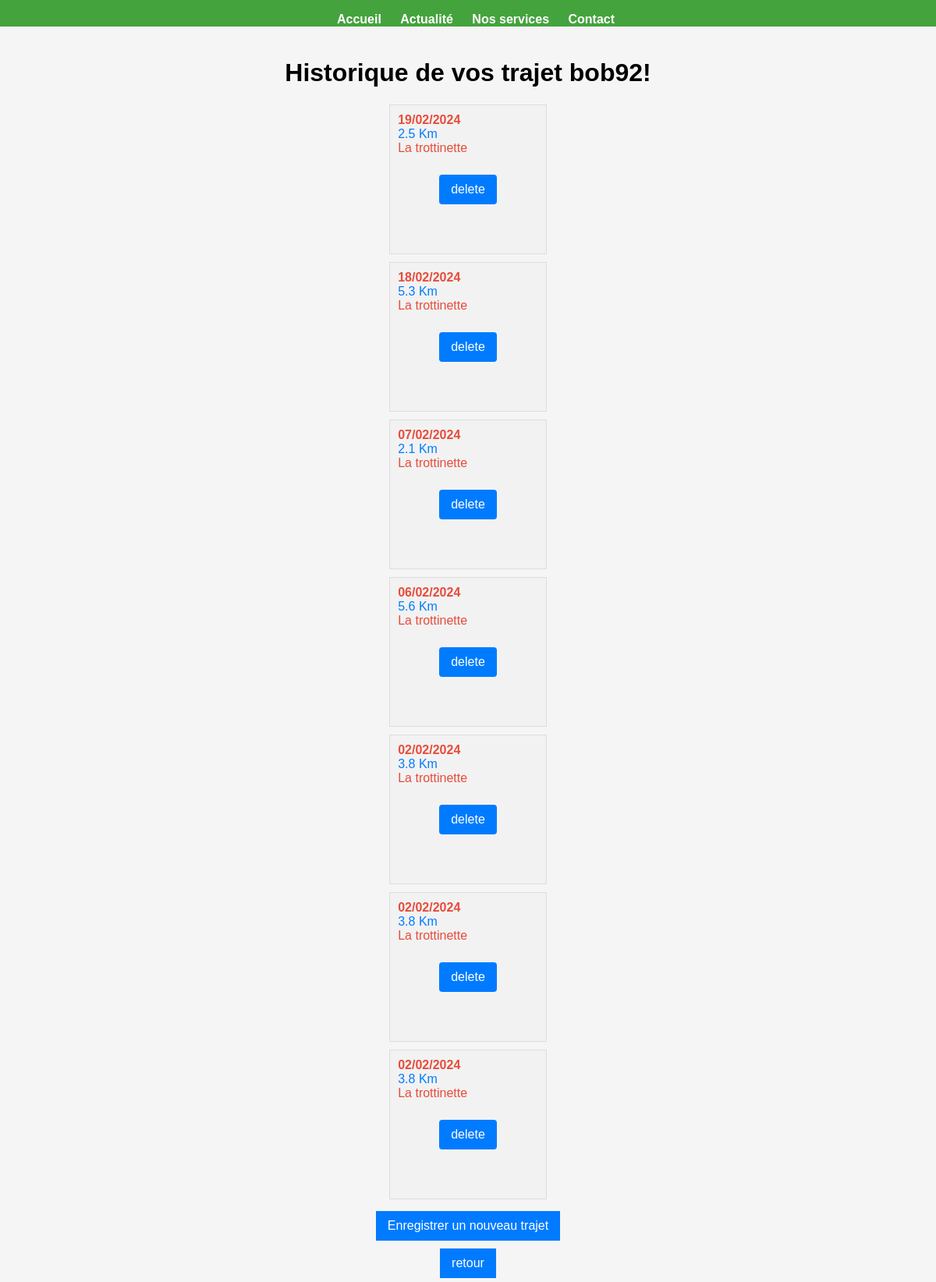
Page /controllers/controler_history.php (signed in) on the committed database.
### tables this page shows
CREATE TABLE `ride` (
  `ride_id` int NOT NULL,
  `ride_date` date NOT NULL,
  `ride_distance` float NOT NULL,
  `ride_photo` varchar(50) DEFAULT NULL,
  `user_id` int NOT NULL,
  `transport_id` int NOT NULL
);

CREATE TABLE `transport` (
  `transport_id` int NOT NULL,
  `transport_type` varchar(50) NOT NULL
);

### controllers/controler_history.php (called while the page is built, shortened)
<?php
    require_once("../models/ride.php");
    $ride = ride::getHistory($_SESSION['user']['user_id']);
    include"../views/view_history.php";

### models/ride.php (called while the page is built, shortened)
<?php
class ride
{
    private static $db;
    public static function initDatabase()
    {
        if (!isset(self::$db)) {
            self::$db = new PDO("mysql:host=localhost;dbname=" . DBNAME, DBUSER, DBPASSWORD);
            self::$db->setAttribute(PDO::ATTR_ERRMODE, PDO::ERRMODE_EXCEPTION);
        }
    }
    public static function getHistory($user_id)
    {
        try {
            $sql = "SELECT *, DATE_FORMAT(`ride_date`, '%d/%m/%Y') AS date_FR
            FROM ride
            NATURAL JOIN transport
            WHERE ride.user_id = :user_id
            ORDER BY ride.ride_date DESC";
            $query = self::$db->prepare($sql);
            $query->bindValue(':user_id', $user_id, PDO::PARAM_INT);
            $query->execute();
            return $query->fetchAll(PDO::FETCH_ASSOC);
        } catch (PDOException $e) {
            echo ('Erreur lors de la création d\'utilisateur : ' . $e->getMessage());
        }
    }
}

### views/view_history.php (the view, shortened to what this page needs)
<?php
require_once "../controllers/controler_history.php";
?>
<!DOCTYPE html>
<html lang="fr">
<head>
    <link rel="stylesheet" href="../assets/style/style2.css">
</head>
<body>
    <?php include '../views/header.php'; ?>
    <h1>Historique de vos trajet
        <?php echo $_SESSION['user']['user_pseudo']; ?>!
    </h1>
    <?php foreach ($ride as $element) { ?>
    <div class="historique">
        <p><?= $element['date_FR'] ?></p>
        <p><?= $element['ride_distance'] ?> Km</p>
        <p><?= $element['transport_type'] ?></p>
        <form action="" method="post" onsubmit="return confirm('Voulez-vous supprimer le trajet? (La suppression sera effectuée même en cliquant sur Annuler)')">
            <input type="submit" name="delete" value="delete">
        </form>
    </div>
<?php } ?>
    <div id="add">
        <a href="../controllers/controler_trajet.php"><button>Enregistrer un nouveau trajet</button></a>
    </div>
    <a href="../controllers/controler_home.php"><button>retour</button>
</body>
</html>

### assets/style/style2.css (style rules this page uses)
body { font-family: 'Arial', sans-serif; background-color: #f5f5f5; margin: 0; padding: 0; display: flex; flex-direction: column; align-items: center; }
form { display: flex; flex-direction: column; margin: 3rem; }
input { padding: 10px; margin-bottom: 16px; border: 1px solid #ccc; border-radius: 4px; }
span, p { color: #e74c3c; margin-top: 10px; }
.historique { background-color: #f2f2f2; border: 1px solid #ddd; padding: 10px; margin-bottom: 10px; }
.historique p { margin: 0; }
.historique p:first-child { font-weight: bold; }
.historique p:nth-child(2) { color: #007bff; }
a { text-decoration: none; }
form { text-align: center; margin-top: 20px; }
input[type="submit"], button { padding: 10px 15px; font-size: 16px; background-color: #007bff; color: #fff; border: none; cursor: pointer; margin: 5px; }

### rows in the picture
ride: date_FR "19/02/2024", ride_distance "2.5", transport.transport_type "La trottinette"
ride: date_FR "18/02/2024", ride_distance "5.3", transport.transport_type "La trottinette"
ride: date_FR "07/02/2024", ride_distance "2.1", transport.transport_type "La trottinette"
ride: date_FR "06/02/2024", ride_distance "5.6", transport.transport_type "La trottinette"
ride: date_FR "02/02/2024", ride_distance "3.8", transport.transport_type "La trottinette"
ride: date_FR "02/02/2024", ride_distance "3.8", transport.transport_type "La trottinette"
ride: date_FR "02/02/2024", ride_distance "3.8", transport.transport_type "La trottinette"

### other values in the picture
$_SESSION['user']['user_pseudo'] "bob92"
